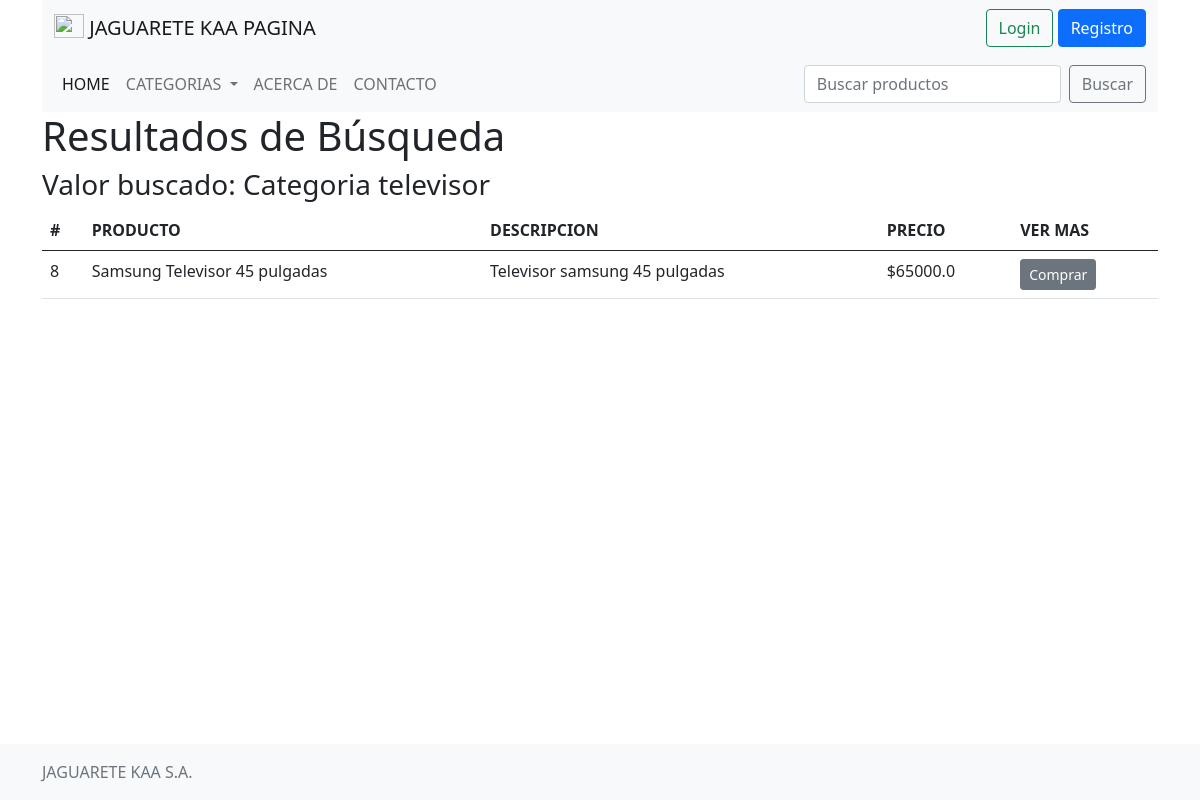
Screenshot of /categorias/2 with the database file from the repository.
### PRUEBAAPP/models.py (models this page shows, shortened)
class Producto(models.Model):
    titulo = models.CharField(max_length=150, null=False)
    descripcion = models.CharField(max_length=2000, null=False)
    precio = models.FloatField()
    imagen = models.FileField(upload_to='imagenes/', blank=False)
    categoria = models.ForeignKey(Categoria, on_delete=models.CASCADE, related_name="producto_categoria")
    destacado = models.BooleanField(default=False, null=False)

### PRUEBAAPP/views.py (the view)
# urls.py: path('categorias/<int:categoria_id>', views.categorias, name="categorias"),
def categorias(request, categoria_id):
      categorias = Categoria.objects.all()
      productos = Producto.objects.filter(categoria=categoria_id)
      categoria = Categoria.objects.get(id=categoria_id)
      return render(request,"hola/resultadobusqueda.html", {
            "productos": productos,
            "busqueda": "Categoria " + categoria.descripcion,
            "categorias": categorias
        })

### PRUEBAAPP/templates/hola/resultadobusqueda.html (shortened to what this page needs)
{% extends "hola/layout.html" %}
{% block content %}
{% if busqueda %}
<h1>Resultados de Búsqueda</h1>
<h3>Valor buscado: {{busqueda}}</h3>
<table class="table">
  <thead>
    <tr>
      <th scope="col">#</th>
      <th scope="col">PRODUCTO</th>
      <th scope="col">DESCRIPCION</th>
      <th scope="col">PRECIO</th>
      <th scope="col">VER MAS</th>
    </tr>
  </thead>
  <tbody>
    {% for un_producto in productos %}
    <tr>
      <td>{{ un_producto.id}}</td>
      <td>{{ un_producto.titulo}}</td>
      <td>{{ un_producto.descripcion}}</td>
      <td>${{ un_producto.precio}}</td>
      <td>
        <a href="{% url 'PRUEBAAPP:ver-producto' un_producto.id%}" class="btn btn-sm btn-secondary">Comprar</a>
      </td>
    </tr>
    {% empty %}
    <tr>
      <td>Sin productos encontados para {{busqueda}}</td>
    </tr>
    {% endfor %}
  </tbody>
</table>
{% else %}
<h1>No se ha buscado ningun valor</h1>
{% endif %}
{% endblock %}

### rows the page displays
Producto: id "8", titulo "Samsung Televisor 45 pulgadas", descripcion "Televisor samsung 45 pulgadas", precio "65000.0"

### other values shown
{{ busqueda }} "Categoria televisor"
